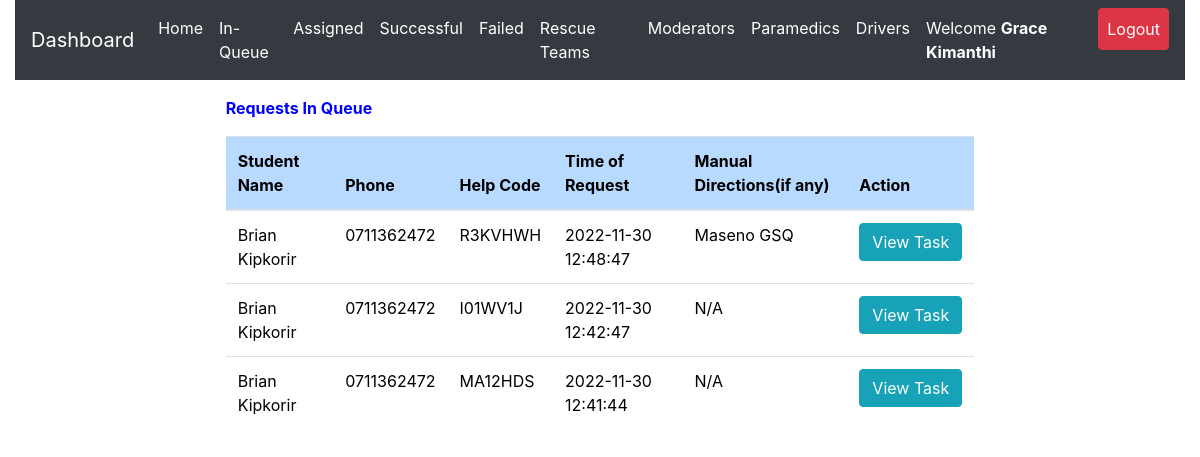
Page /admin/inqueue.php (signed in) on the committed database.
### tables this page shows
CREATE TABLE `request_status` (
  `id` int(20) NOT NULL,
  `helpID` varchar(50) NOT NULL,
  `ip_address` varchar(100) NOT NULL,
  `request_latitude` varchar(50) NOT NULL DEFAULT '0',
  `request_longitude` varchar(50) NOT NULL DEFAULT '0',
  `status` varchar(50) DEFAULT 'Pending',
  `emergency_type` varchar(50) NOT NULL,
  `manual_directions` varchar(500) DEFAULT 'N/A',
  `emergency_description` varchar(255) DEFAULT 'No Description',
  `admNo` varchar(255) NOT NULL,
  `timestamp` datetime NOT NULL DEFAULT CURRENT_TIMESTAMP
);

CREATE TABLE `student_details` (
  `id` int(20) NOT NULL,
  `regNum` varchar(255) NOT NULL,
  `firstname` varchar(255) NOT NULL,
  `lastname` varchar(255) NOT NULL,
  `emailaddress` varchar(255) NOT NULL,
  `phonenumber` varchar(15) NOT NULL,
  `password` varchar(255) NOT NULL,
  `password_reset_token` varchar(500) DEFAULT NULL,
  `date` datetime NOT NULL DEFAULT CURRENT_TIMESTAMP
);

### admin/inqueue.php (the view, shortened to what this page needs)
<?php
include 'server.php';
$admin_id = $_SESSION['admin_id'];
$admin_fname = $_SESSION['admin_firstname'];
$admin_lname = $_SESSION['admin_lastname'];
$admin_name = $admin_fname. " ".$admin_lname;
?>
<!DOCTYPE html>
<html lang="en">
<head>
<?php include './includes/header.php'; ?>
</head>
  <body>
    <?php include './includes/navbar.php'; ?>
  <div class="row m-3">
<div class="col-md-2"></div>
    <div class="col-md-8">
<div class="table-responsive-lg">
    <table class="table" style='color:black'>
        <thead>
          <p  style='color:blue; font-weight:bold'>
          Requests In Queue
</p>
            <tr >
              <th scope="col" class="table-primary">Student Name</th>
              <th scope="col" class="table-primary">Phone</th>
              <th scope="col" class="table-primary">Help Code</th>
              <th scope="col" class="table-primary">Time of Request</th>
              <th scope="col" class="table-primary">Manual Directions(if any)</th>
              <th scope="col" class="table-primary">Action</th>
            </tr>
          </thead>
          <tbody>
    <?php
    if($admin_id){
        $data_fetch_query = "SELECT request_status.id, request_status.helpID,request_status.manual_directions,request_status.status,request_status.emergency_description,
        request_status.admNo,request_status.timestamp,student_details.regNum,student_details.regNum,
        student_details.firstname,student_details.lastname,student_details.phonenumber
        FROM request_status
        INNER JOIN student_details ON request_status.admNo = student_details.regNum  WHERE request_status.status ='Pending' order by request_status.timestamp DESC;";
        $data_result = mysqli_query($db, $data_fetch_query);
        if ($data_result->num_rows > 0){
            while($row = $data_result->fetch_assoc()) {
            $help_code=$row["helpID"];
            $request_status=$row["status"];
            $name=$row["firstname"] ." ".$row["lastname"];
            $phone=$row["phonenumber"];
            $description=$row["emergency_description"];
        echo "<tr style='font-weight:normal'> <td>" .$row["firstname"]." ".$row["lastname"]. "</td>";
        echo "<td>" .$row["phonenumber"]."</td>";
        echo "<td>" .$row["helpID"]."</td>";
        echo "<td>" .$row["timestamp"]."</td>";
        echo "<td>" .$row["manual_directions"]."</td>";
        echo "<td>
        <form method ='POST' action='server.php'>
        <input  type='text' hidden name='help_code' value='$help_code'>
        <input type='submit'  data-description ='$description' data-adminname='$admin_name' data-adminid='$admin_id' data-helpcode='$help_code' data-name='$name' data-phone='$phone' data-status='$request_status' value='View Task' id='view_task_button' class='btn btn-info taskViewButton'>
        </form>
        </td> </tr>";
        }
        }else{
        echo "<td>"."No Requests Found"."</td>";
        }
        } else{
            echo "<td>"."No Data Found"."</td>";
        }
?>
          </tbody>
    </table>
  </div>
  </div>
  <div class="col-md-2"></div>
</div>
  </body>
</html>

### rows in the picture
request_status: admNo.firstname "Brian", admNo.lastname "Kipkorir", admNo.phonenumber "0711362472", helpID "R3KVHWH", timestamp "2022-11-30 12:48:47", manual_directions "Maseno GSQ"
request_status: admNo.firstname "Brian", admNo.lastname "Kipkorir", admNo.phonenumber "0711362472", helpID "I01WV1J", timestamp "2022-11-30 12:42:47", manual_directions "N/A"
request_status: admNo.firstname "Brian", admNo.lastname "Kipkorir", admNo.phonenumber "0711362472", helpID "MA12HDS", timestamp "2022-11-30 12:41:44", manual_directions "N/A"

### other values in the picture
$_SESSION['admin_firstname'] "Grace"
$_SESSION['admin_lastname'] "Kimanthi"
